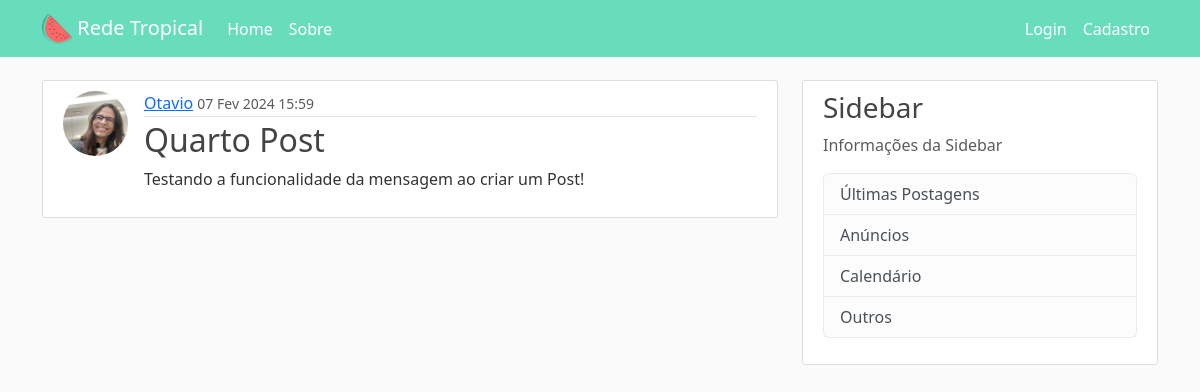
Screenshot of /post/7/ with the database file from the repository.
### BlogApp/models.py (models this page shows, shortened)
class Post(models.Model):
    titulo = models.CharField(max_length=64)
    conteudo = models.TextField()
    data = models.DateTimeField(default=timezone.now)
    autor = models.ForeignKey(User, on_delete = models.CASCADE)

### users/models.py (models this page shows, shortened)
class Profile(models.Model):
    user = models.OneToOneField(User, on_delete = models.CASCADE)
    image = models.ImageField(default = 'default.jpg', upload_to='profile_pics')

### BlogApp/views.py (the view)
# urls.py: path('post/<int:pk>/', PostDetailView.as_view(), name='post-detail'),
class PostDetailView(DetailView):
    model = Post

### BlogApp/templates/BlogApp/post_detail.html
{% extends "BlogApp/base.html" %}
{% block content %}
    <article class="media content-section">
        <div class="d-flex">
        <img class= "rounded-circle article-img" src="{{object.autor.profile.image.url}}" alt="">
        <div class="media-body flex-grow-1">
            <div class="article-metadata">
            <a class="mr-2" href="#">{{ object.autor }}</a>
            <small class="text-muted">{{ object.data|date:"d M Y H:i" }}</small>
            </div>
            <h2 class="article-title">{{ object.titulo }}</h2>
            <p class="article-content">{{ object.conteudo }}</p>
        </div>
        </div>
    </article>
{% endblock content %}

### BlogApp/static/BlogApp/main.css (style rules this page uses)
body { background: #fafafa; color: #333333; margin-top: 5rem; }
h1, h2, h3, h4, h5, h6 { color: #444444; }
.content-section { background: #ffffff; padding: 10px 20px; border: 1px solid #dddddd; border-radius: 3px; margin-bottom: 20px; }
.article-title { color: #444444; }
.article-content { white-space: pre-line; }
.article-img { height: 65px; width: 65px; margin-right: 16px; }
.article-metadata { padding-bottom: 1px; margin-bottom: 4px; border-bottom: 1px solid #e3e3e3 }

### rows the page displays
Post: autor.profile.image (picture), autor "Otavio", data "07 Fev 2024 15:59", titulo "Quarto Post", conteudo "Testando a funcionalidade da mensagem ao criar um Post!"
